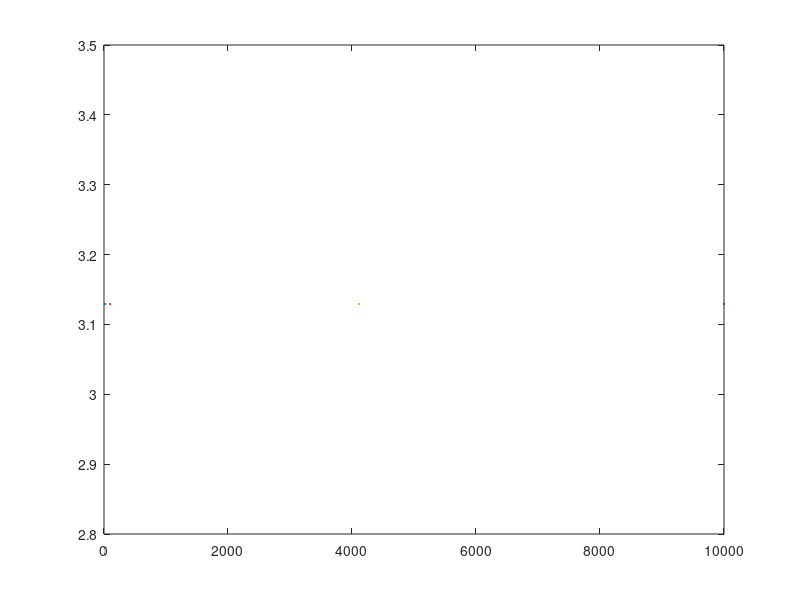

MATLAB code for this plot:
clear

a = 1;
n = [10,100,4114,10000];
r = a/2;
x = 0.5;
y = 0.5;
counter = 0;

for i = n
  for j = [0:i] 
    xi = rand(1);
    yi = rand(1);
    root = (xi-x)^2 + (yi-y)^2;
    d = sqrt(root);
    
    if (d<=r)
      counter = counter + 1;
    endif
   endfor
   logos = counter/i;
   p = 4*logos
   counter = 0;
   plot(n,p)
endfor



